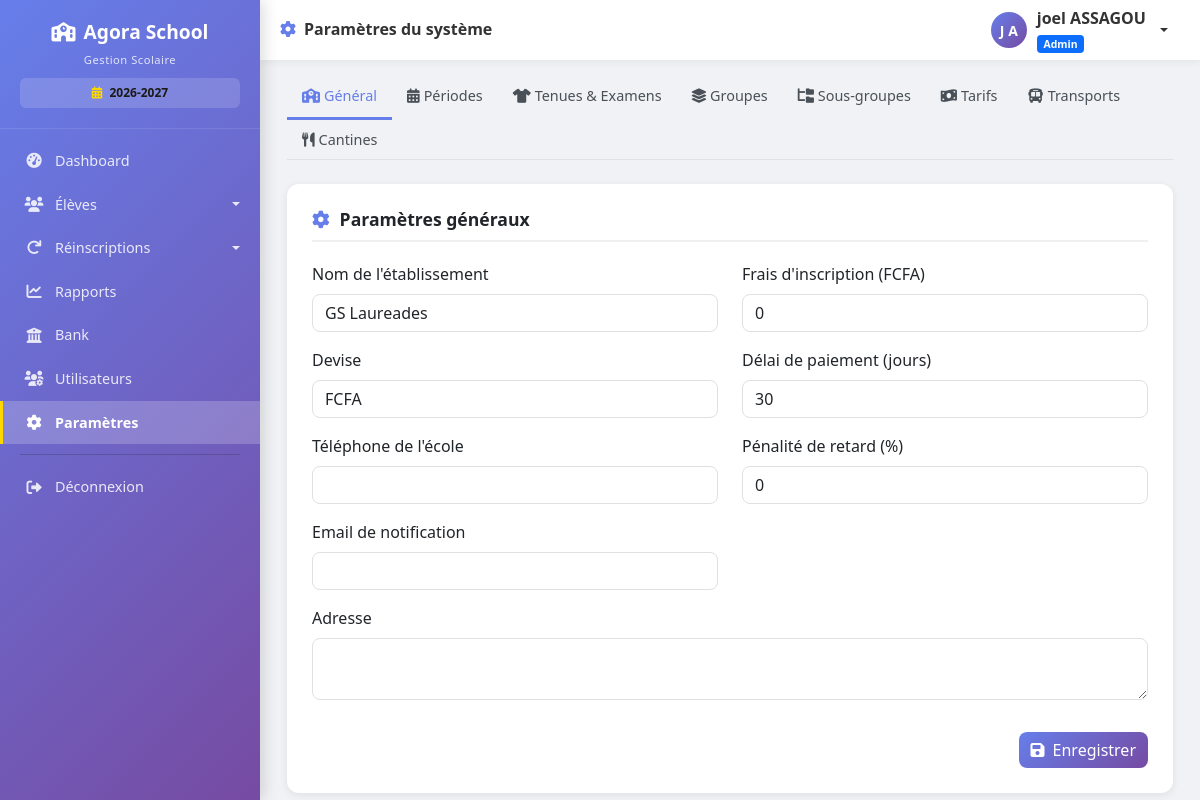
The app's page /parametres (signed in), older data.
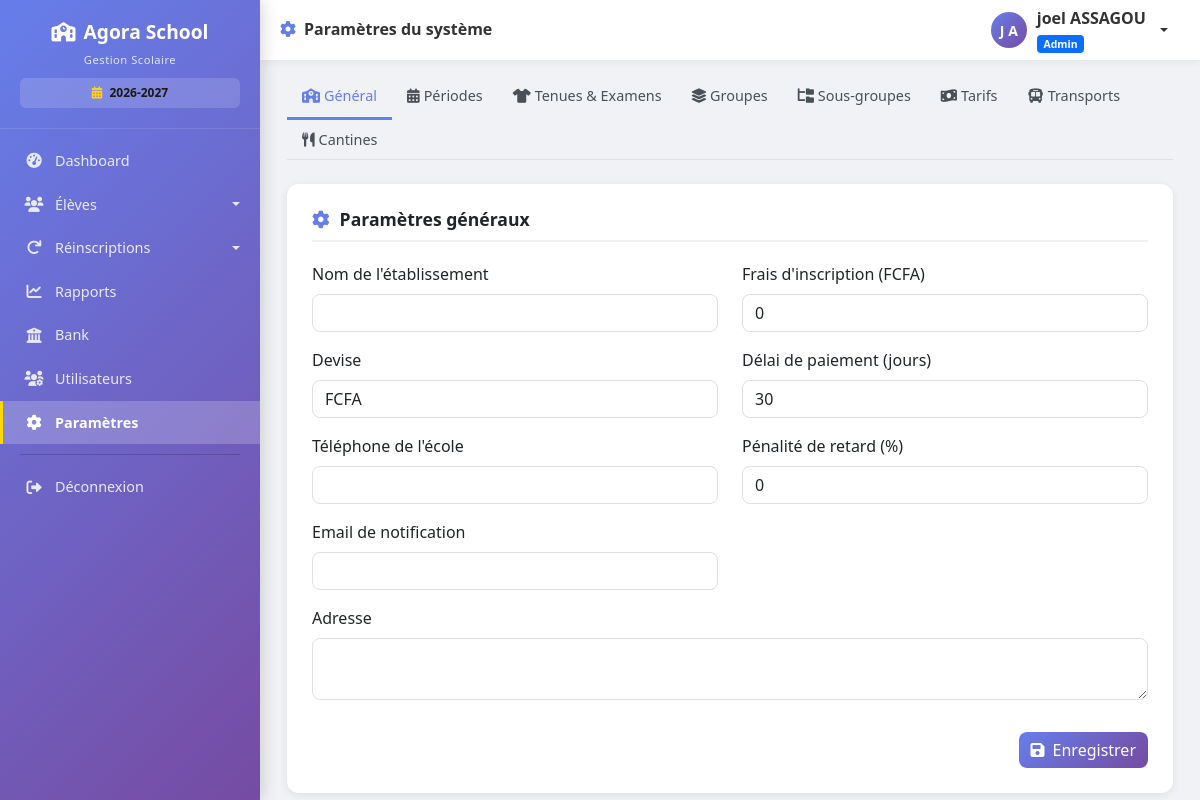
The same page, newer data.
### models.py (models this page shows, shortened)
class Parametre(db.Model):
    __tablename__ = 'parametres'
    id = db.Column(db.Integer, primary_key=True)
    cle = db.Column(db.String(100), unique=True, nullable=False)
    valeur = db.Column(db.String(500))
    description = db.Column(db.String(200))
    date_modification = db.Column(db.DateTime, default=datetime.utcnow, onupdate=datetime.utcnow)

### routes.py (the view)
@app.route('/parametres')
@login_required
def parametres():
    if current_user.role != 'admin':
        flash('Accès réservé aux administrateurs', 'danger')
        return redirect(url_for('dashboard'))
    parametres = Parametre.query.all()
    parametres_dict = {p.cle: p.valeur for p in parametres}
    groupes = GroupeScolaire.query.order_by(GroupeScolaire.ordre).all()
    sous_groupes = SousGroupe.query.order_by(SousGroupe.groupe_id, SousGroupe.ordre).all()
    types_frais = TypeFrais.query.order_by(TypeFrais.ordre).all()
    transports = OptionTransport.query.order_by(OptionTransport.ordre).all()
    cantines = OptionCantine.query.order_by(OptionCantine.ordre).all()
    tarifs = TarifFrais.query.order_by(TarifFrais.sous_groupe_id, TarifFrais.type_frais_id).all()
    tarifs_affectes = TarifFraisAffecte.query.order_by(TarifFraisAffecte.sous_groupe_id).all()
    return render_template('parametres.html',
                         parametres=parametres_dict,
                         groupes=groupes,
                         sous_groupes=sous_groupes,
                         types_frais=types_frais,
                         transports=transports,
                         cantines=cantines,
                         tarifs=tarifs,
                         tarifs_affectes=tarifs_affectes)

### app.py (called while the page is built)
@app.after_request
def close_db_connection(response):
    try:
        db.session.close()
    except:
        pass
    return response

### models.py (called while the page is built)
    @property
    def nom_complet(self):
        return f"{self.prenom} {self.nom}"

### routes.py (called while the page is built)
@login_manager.user_loader
def load_user(user_id):
    return User.query.get(int(user_id))

@app.context_processor
def injecter_parametres_ecole():
    try:
        from models import Parametre
        params = Parametre.query.all()
        parametres = {p.cle: p.valeur for p in params}
    except:
        parametres = {}
    defaults = {
        'nom_ecole': 'GS LAUREADES',
        'adresse_ecole': 'Adresse de l\'école',
        'telephone_ecole': '',
        'email_notification': '',
        'devise': 'FCFA',
        'annee_scolaire': '2024-2025'
    }
    for key, value in defaults.items():
        if key not in parametres or not parametres[key]:
            parametres[key] = value
    return dict(parametres_ecole=parametres)

### templates/parametres.html (shortened to what the changed rows need)
{% extends "base.html" %}
{% block content %}
<div class="container-fluid">
    <div class="tab-content" id="settingsTabContent">
        <div class="tab-pane fade show active" id="general" role="tabpanel">
            <div class="settings-section">
                <form method="POST" action="{{ url_for('sauvegarder_tous_parametres') }}">
                    <div class="row">
                        <div class="col-md-6">
                            <div class="mb-3">
                                <label class="form-label">Nom de l'établissement</label>
                                <input type="text" name="nom_ecole" class="form-control" value="{{ parametres.get('nom_ecole', '') }}">
                            </div>
                        </div>
                    </div>
                </form>
            </div>
        </div>
                {% set annees = parametres.get('annees_scolaires', '2024-2025,2025-2026,2026-2027').split(',') %}
                {% set active = parametres.get('annee_scolaire_active', '') %}
    </div>
</div>
{% endblock %}

Row changes from the older to the newer data that the page shows:
no longer on this page (row edited): Parametre: nom_ecole "GS Laureades"
